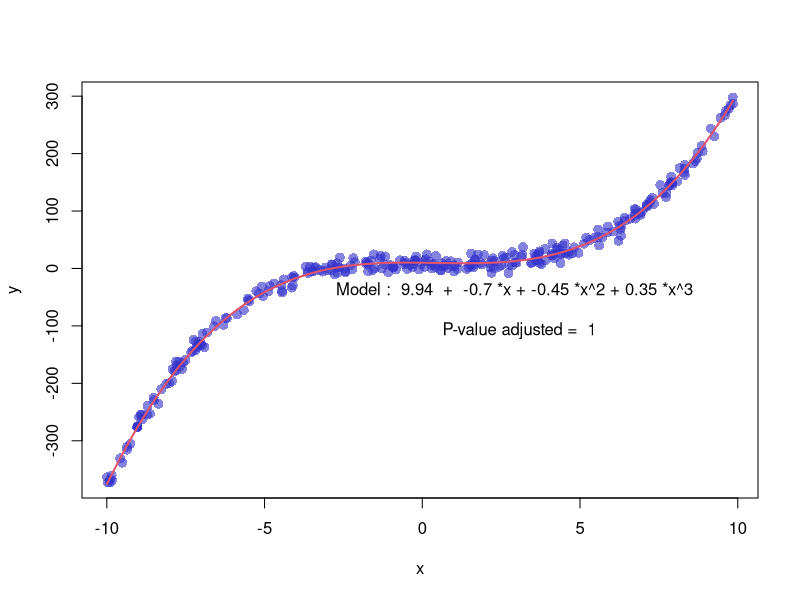

This chart was generated by the following R code:
x <- runif(300,  min=-10, max=10)
y <- 0.35*x^3 - 0.45 * x^2 - x + 10 + rnorm(length(x),0,8)

# plot of x and y :
plot(x,y,col=rgb(0.2,0.2,0.8,0.6),pch=16 , cex=1.3)

# Can we find a polynome that fit this function ?
model <- lm(y ~ x + I(x^2) + I(x^3))

# I can get the features of this model :
#summary(model)
#model$coefficients
#summary(model)$adj.r.squared

# For each value of x, I can get the value of y estimated by the model, and add it to the current plot !
myPredict <- predict( model )
ix <- sort(x,index.return=T)$ix
lines(x[ix], myPredict[ix], col=2, lwd=2 )

# I add the features of the model to the plot
coeff <- round(model$coefficients , 2)
text(3, -70 , paste("Model : ",coeff[1] , " + " , coeff[2] , "*x"  , "+" , coeff[3] , "*x^2" , "+" , coeff[4] , "*x^3" , "\n\n" , "P-value adjusted = ",round(summary(model)$adj.r.squared,2)))

print("hello world")
